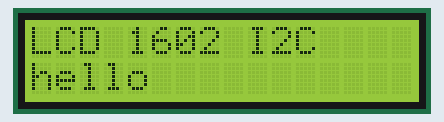
Simulated run of this sketch. Board: Arduino Uno, built with avr-gcc and run on an emulated ATmega328P. Shown: 16×2 character LCD.

Above: at 0.1 s.
At 2.1 s:
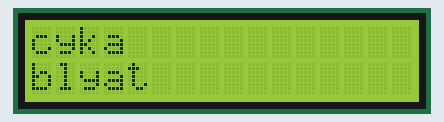

The sketch:

lcdCode.ino
```cpp
#include <Wire.h>
#include <LiquidCrystal_I2C.h>

LiquidCrystal_I2C lcd(0x27, 2, 1, 0, 4, 5, 6, 7, 3, POSITIVE);

void setup() {
  lcd.begin(16,02);
  lcd.clear();
  lcd.setBacklight(HIGH);
}

void loop() {
  lcd.setCursor(0,0);
  lcd.print("LCD 1602 I2C");

  lcd.setCursor(0,1);
  lcd.print("hello");

  delay(2000);

  lcd.clear();

  lcd.setCursor(0,0);
  lcd.print("cyka");

  lcd.setCursor(0,1);
  lcd.print("blyat");

  delay(2000);

}
```

Measured:
- what the display in image 1 shows lasts 2.0 s, from 2.1 s to 4.1 s
